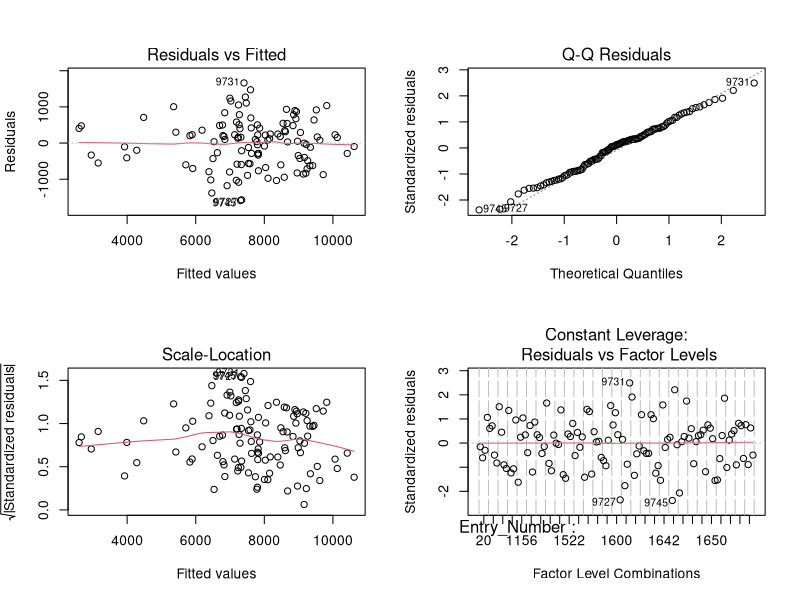
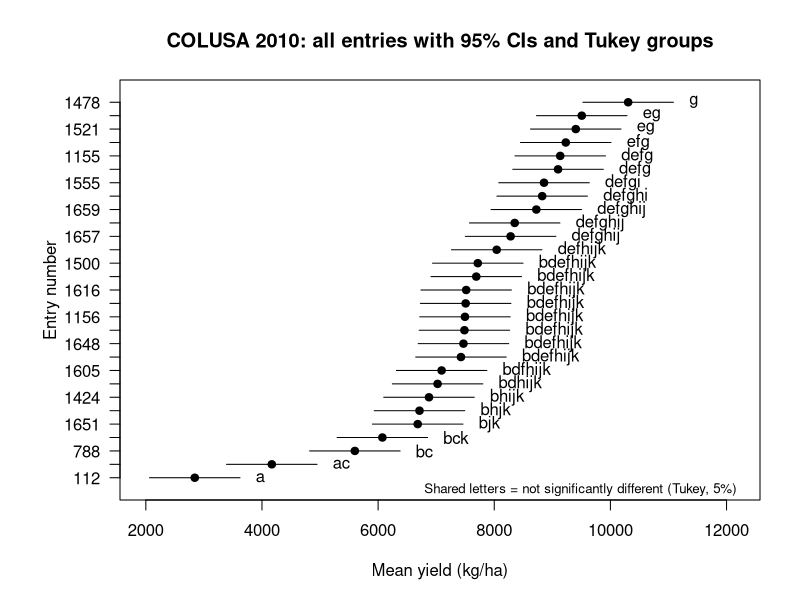
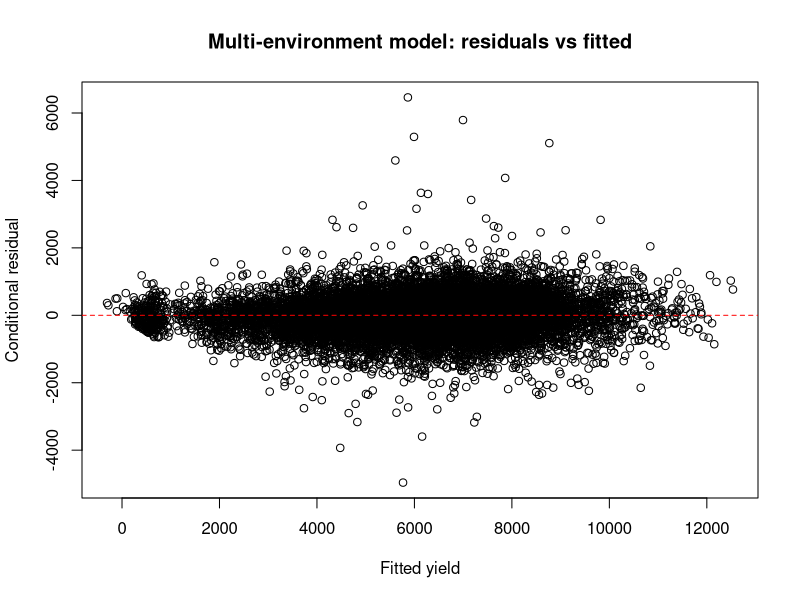

Here is the R script that generated these plots, in order:
# Wheat field-trial analysis: single-environment and multi-environment
# Required packages: lme4, emmeans, multcompView

library(lme4)
library(emmeans)
library(multcompView)

# Create output folders if needed
dir.create("results", showWarnings = FALSE)
dir.create("figures", showWarnings = FALSE)

# Import and clean the downloaded data
wheat <- read.csv("data/George_et_al_2019.csv", stringsAsFactors = FALSE)
wheat$YIELD[wheat$YIELD == "#VALUE!"] <- NA
wheat$YIELD <- as.numeric(wheat$YIELD)
wheat <- subset(wheat, !is.na(YIELD))
wheat$Entry_Number <- factor(wheat$Entry_Number)
wheat$BLOCK <- factor(wheat$BLOCK)
wheat$Environment <- interaction(wheat$YEAR, wheat$LOCATION, sep = ":", drop = TRUE)

cat("Usable plot records:", nrow(wheat), "\n")
cat("Entries:", nlevels(wheat$Entry_Number), "\n")
cat("Year-location environments:", nlevels(wheat$Environment), "\n")

# Part 1: one balanced trial, for a clear beginner-level comparison
trial <- subset(wheat, YEAR == 2010 & LOCATION == "COLUSA")
cat("\nCOLUSA 2010 records per block:\n")
print(table(trial$BLOCK))

single_model <- aov(YIELD ~ Entry_Number + BLOCK, data = trial)
cat("\nCOLUSA 2010 ANOVA:\n")
print(summary(single_model))


# Save model diagnostics and flag observations with |standardized residual| >= 2
pdf("figures/model_diagnostics.pdf", width = 8, height = 8)
par(mfrow = c(2, 2))
plot(single_model)
dev.off()

trial$Standardized_Residual <- rstandard(single_model)
observations_to_review <- subset(trial, abs(Standardized_Residual) >= 2)
observations_to_review <- observations_to_review[c(
  "Entry_Number", "BLOCK", "YIELD", "Standardized_Residual"
)]
write.csv(observations_to_review, "results/observations_to_review.csv", row.names = FALSE)

single_tukey <- TukeyHSD(single_model, "Entry_Number")$Entry_Number
tukey_table <- data.frame(
  Comparison = rownames(single_tukey),
  single_tukey,
  row.names = NULL,
  check.names = FALSE
)
write.csv(tukey_table, "results/tukey_colusa_2010.csv", row.names = FALSE)

tukey_p <- single_tukey[, "p adj"]
names(tukey_p) <- rownames(single_tukey)
tukey_letters <- multcompLetters(tukey_p, threshold = 0.05)$Letters

single_means <- aggregate(YIELD ~ Entry_Number, data = trial, FUN = mean)
single_means <- single_means[order(-single_means$YIELD), ]
residual_mse <- summary(single_model)[[1]]["Residuals", "Mean Sq"]
replicates <- as.numeric(table(trial$Entry_Number)[as.character(single_means$Entry_Number)])
single_means$SE <- sqrt(residual_mse / replicates)
t_critical <- qt(0.975, df.residual(single_model))
single_means$CI_lower <- single_means$YIELD - t_critical * single_means$SE
single_means$CI_upper <- single_means$YIELD + t_critical * single_means$SE
single_means$Tukey_group <- tukey_letters[as.character(single_means$Entry_Number)]
write.csv(single_means, "results/colusa_2010_entry_means.csv", row.names = FALSE)

# Plot all 29 entries: dot estimates, 95% confidence intervals, and Tukey groups
plot_data <- single_means[rev(seq_len(nrow(single_means))), ]
y <- seq_len(nrow(plot_data))
letter_space <- max(diff(range(plot_data$CI_lower, plot_data$CI_upper)) * 0.03, 100)
plot_right <- max(plot_data$CI_upper) + letter_space * 4
png("figures/colusa_2010_all_entries.png", width = 1500, height = 1100)
par(mar = c(5, 6, 4, 2))
plot(
  plot_data$YIELD, y,
  type = "n",
  xlim = c(min(plot_data$CI_lower) - 100, plot_right),
  ylim = c(0.5, nrow(plot_data) + 0.5),
  yaxt = "n",
  xlab = "Mean yield (kg/ha)",
  ylab = "Entry number",
  main = "COLUSA 2010: all entries with 95% CIs and Tukey groups"
)
axis(2, at = y, labels = plot_data$Entry_Number, las = 1)
segments(plot_data$CI_lower, y, plot_data$CI_upper, y)
points(plot_data$YIELD, y, pch = 19)
text(plot_data$CI_upper + letter_space, y, labels = plot_data$Tukey_group, adj = 0)
text(plot_right, 0.1, labels = "Shared letters = not significantly different (Tukey, 5%)", adj = 1, xpd = NA, cex = 0.8)
dev.off()

# Part 2: full multi-environment mixed model
# Entry is fixed; environment, blocks within environment, and entry-by-environment
# deviations are random effects.
multi_model <- lmer(
  YIELD ~ Entry_Number +
    (1 | Environment) +
    (1 | Environment:BLOCK) +
    (1 | Entry_Number:Environment),
  data = wheat,
  REML = TRUE
)

entry_emmeans <- as.data.frame(emmeans(multi_model, ~ Entry_Number, lmer.df = "asymptotic"))
entry_emmeans <- entry_emmeans[order(-entry_emmeans$emmean), ]

# Summarize observed within-environment rank variation as a simple GxE view
entry_environment_means <- aggregate(
  YIELD ~ Entry_Number + Environment,
  data = wheat,
  FUN = mean
)
entry_environment_means$Within_environment_rank <- ave(
  entry_environment_means$YIELD,
  entry_environment_means$Environment,
  FUN = function(x) rank(-x, ties.method = "average")
)
rank_summaries <- lapply(split(entry_environment_means, entry_environment_means$Entry_Number), function(x) {
  data.frame(
    Entry_Number = as.character(x$Entry_Number[1]),
    Environments_tested = nrow(x),
    Mean_within_environment_rank = mean(x$Within_environment_rank),
    SD_within_environment_rank = if (nrow(x) > 1) sd(x$Within_environment_rank) else NA_real_
  )
})
rank_summary <- do.call(rbind, rank_summaries)
entry_emmeans$Entry_Number <- as.character(entry_emmeans$Entry_Number)
entry_emmeans <- merge(entry_emmeans, rank_summary, by = "Entry_Number", all.x = TRUE, sort = FALSE)
entry_emmeans <- entry_emmeans[order(-entry_emmeans$emmean), ]
write.csv(entry_emmeans, "results/multi_environment_entry_means.csv", row.names = FALSE)
write.csv(entry_environment_means, "results/entry_environment_means.csv", row.names = FALSE)

variance_components <- as.data.frame(VarCorr(multi_model))
write.csv(variance_components, "results/multi_environment_variance_components.csv", row.names = FALSE)

cat("\nMulti-environment mixed-model variance components:\n")
print(variance_components[, c("grp", "vcov", "sdcor")])
cat("\nTop 10 model-adjusted entry means across environments:\n")
print(head(entry_emmeans[, c("Entry_Number", "emmean", "SE", "asymp.LCL", "asymp.UCL", "Environments_tested", "SD_within_environment_rank")], 10))
cat("\nMixed model singular fit:", isSingular(multi_model), "\n")

# Save diagnostic plots and the software session details
pdf("figures/multi_environment_diagnostics.pdf", width = 8, height = 6)
plot(fitted(multi_model), resid(multi_model),
     xlab = "Fitted yield", ylab = "Conditional residual",
     main = "Multi-environment model: residuals vs fitted")
abline(h = 0, lty = 2, col = "red")
dev.off()

capture.output(sessionInfo(), file = "results/session_info.txt")

# Remove the earlier top-ten-only chart if it remains from a previous run
if (file.exists("figures/top_trial.png")) file.remove("figures/top_trial.png")
